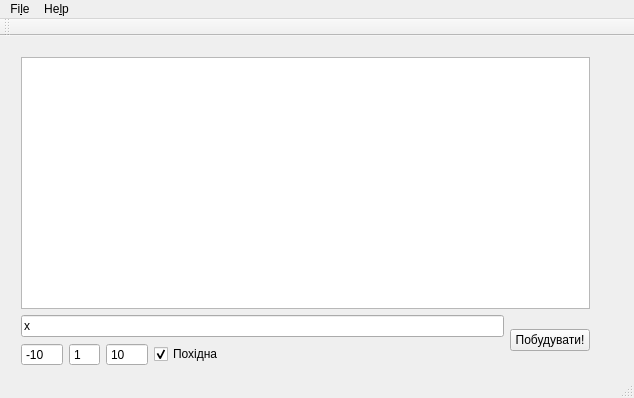
<?xml version="1.0" encoding="UTF-8"?>
<ui version="4.0">
 <class>MainWindow</class>
 <widget class="QMainWindow" name="MainWindow">
  <property name="geometry">
   <rect>
    <x>0</x>
    <y>0</y>
    <width>634</width>
    <height>398</height>
   </rect>
  </property>
  <property name="windowTitle">
   <string>Graphs</string>
  </property>
  <widget class="QWidget" name="centralWidget">
   <widget class="QWidget" name="layoutWidget">
    <property name="geometry">
     <rect>
      <x>10</x>
      <y>10</y>
      <width>591</width>
      <height>331</height>
     </rect>
    </property>
    <layout class="QVBoxLayout" name="verticalLayout_2">
     <item>
      <widget class="QGraphicsView" name="graphicsView"/>
     </item>
     <item>
      <layout class="QHBoxLayout" name="horizontalLayout_3">
       <item>
        <layout class="QVBoxLayout" name="verticalLayout">
         <item>
          <widget class="QLineEdit" name="lineEdit">
           <property name="text">
            <string>x</string>
           </property>
          </widget>
         </item>
         <item>
          <layout class="QHBoxLayout" name="horizontalLayout_2">
           <item>
            <widget class="QSpinBox" name="spinBox">
             <property name="buttonSymbols">
              <enum>QAbstractSpinBox::NoButtons</enum>
             </property>
             <property name="minimum">
              <number>-1000</number>
             </property>
             <property name="maximum">
              <number>1000</number>
             </property>
             <property name="value">
              <number>-10</number>
             </property>
            </widget>
           </item>
           <item>
            <widget class="QSpinBox" name="spinBox_3">
             <property name="buttonSymbols">
              <enum>QAbstractSpinBox::NoButtons</enum>
             </property>
             <property name="minimum">
              <number>1</number>
             </property>
             <property name="maximum">
              <number>200</number>
             </property>
             <property name="value">
              <number>1</number>
             </property>
            </widget>
           </item>
           <item>
            <widget class="QSpinBox" name="spinBox_2">
             <property name="buttonSymbols">
              <enum>QAbstractSpinBox::NoButtons</enum>
             </property>
             <property name="minimum">
              <number>-1000</number>
             </property>
             <property name="maximum">
              <number>1000</number>
             </property>
             <property name="value">
              <number>10</number>
             </property>
            </widget>
           </item>
           <item>
            <widget class="QCheckBox" name="checkBox">
             <property name="text">
              <string>Похідна</string>
             </property>
             <property name="checked">
              <bool>true</bool>
             </property>
            </widget>
           </item>
           <item>
            <spacer name="horizontalSpacer">
             <property name="orientation">
              <enum>Qt::Horizontal</enum>
             </property>
             <property name="sizeHint" stdset="0">
              <size>
               <width>40</width>
               <height>20</height>
              </size>
             </property>
            </spacer>
           </item>
          </layout>
         </item>
        </layout>
       </item>
       <item>
        <widget class="QPushButton" name="pushButton">
         <property name="text">
          <string>Побудувати!</string>
         </property>
        </widget>
       </item>
      </layout>
     </item>
    </layout>
   </widget>
  </widget>
  <widget class="QMenuBar" name="menuBar">
   <property name="geometry">
    <rect>
     <x>0</x>
     <y>0</y>
     <width>634</width>
     <height>26</height>
    </rect>
   </property>
   <widget class="QMenu" name="menuHelp">
    <property name="title">
     <string>He&amp;lp</string>
    </property>
    <addaction name="actionAbout_Qt"/>
   </widget>
   <widget class="QMenu" name="menuFile">
    <property name="title">
     <string>Fi&amp;le</string>
    </property>
   </widget>
   <addaction name="menuFile"/>
   <addaction name="menuHelp"/>
  </widget>
  <widget class="QToolBar" name="mainToolBar">
   <attribute name="toolBarArea">
    <enum>TopToolBarArea</enum>
   </attribute>
   <attribute name="toolBarBreak">
    <bool>false</bool>
   </attribute>
  </widget>
  <widget class="QStatusBar" name="statusBar"/>
  <action name="actionAbout_Qt">
   <property name="text">
    <string>&amp;About Qt</string>
   </property>
  </action>
 </widget>
 <layoutdefault spacing="6" margin="11"/>
 <resources/>
 <connections/>
</ui>
